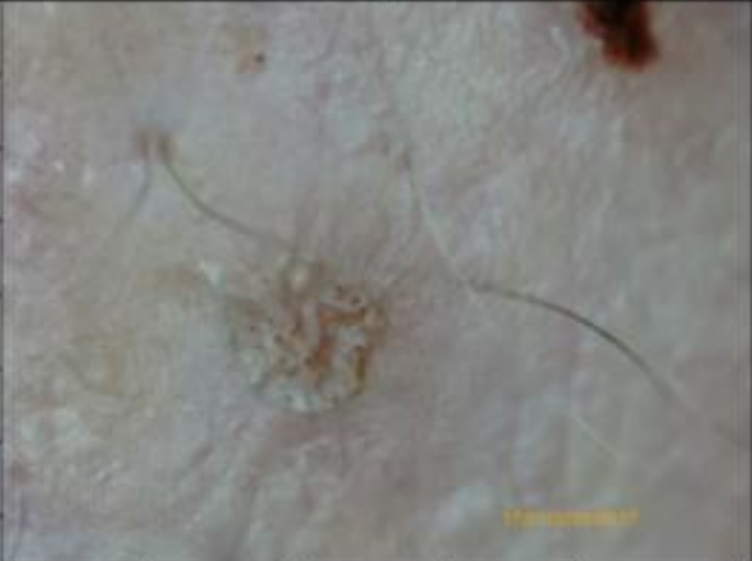
#> input picture lb1/task-2/medic-1.png, 752 x 561 px
$ python main-3.py
#> lines starting #> are read from the running program, lines starting #| are printed output that depends on the picture
import cv2
from matplotlib import pyplot as plt
from skimage.transform import rescale
from skimage.util import random_noise
from skimage.filters import median, gaussian
from skimage.morphology import disk


img1 = cv2.imread('medic-1.png', cv2.IMREAD_GRAYSCALE)
#> img1: shape (561, 752); min 0, max 176, mean 133.4
# img1 = rescale(img1, 0.15)

img_ns = random_noise(img1, mode='speckle', mean=0.1)
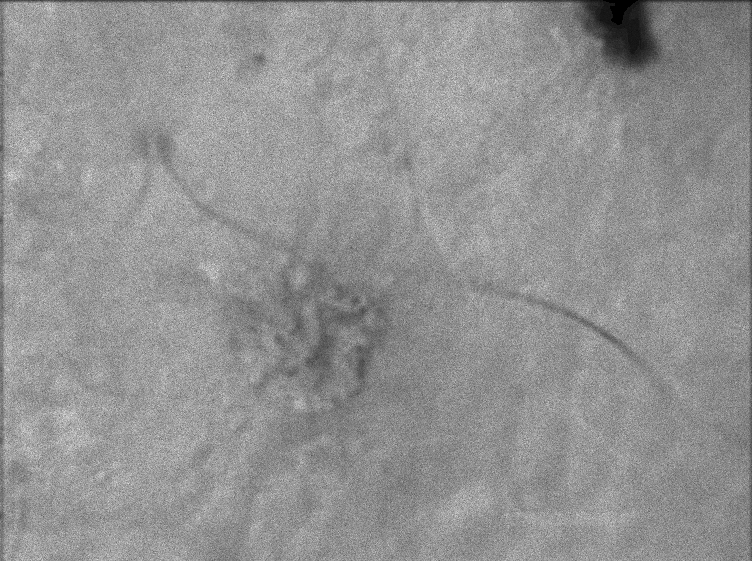
#> img_ns: shape (561, 752) float64; min 0, max 0.923, mean 0.576

img_m3 = median(img_ns, disk(3))
img_m9 = median(img_ns, disk(9))

img_g1 = gaussian(img_ns, 1)
img_g3 = gaussian(img_ns, 3)


plt.subplot(3, 2, 1)
plt.imshow(img1, cmap='grey')
plt.axis('off')
plt.title("Оригінал")

plt.subplot(3, 2, 2)
plt.imshow(img_ns, cmap='grey')
plt.axis('off')
plt.title("Шумне зображення")

plt.subplot(3, 2, 3)
plt.imshow(img_m3, cmap='grey')
plt.axis('off')
plt.title("Медіана (3)")

plt.subplot(3, 2, 4)
plt.imshow(img_m9, cmap='grey')
plt.axis('off')
plt.title("Медіана (9)")

plt.subplot(3, 2, 5)
plt.imshow(img_g1, cmap='grey')
plt.axis('off')
plt.title("Гаус (1)")

plt.subplot(3, 2, 6)
plt.imshow(img_g3, cmap='grey')
plt.axis('off')
plt.title("Гаус (3)")

plt.tight_layout()
plt.show()

$ run again, with lb1/task-2/medic-2.png copied over lb1/task-2/medic-1.png
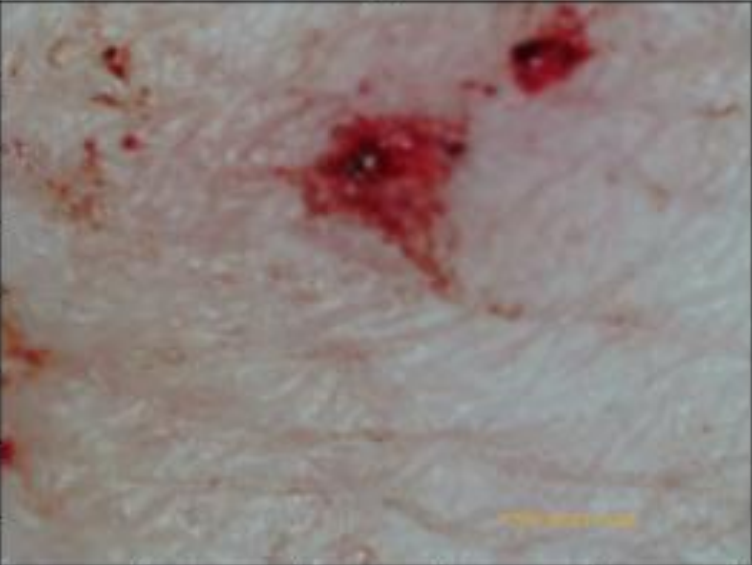
#> input picture lb1/task-2/medic-2.png, 752 x 565 px
#> `img1 = cv2.imread('medic-1.png', cv2.IMREAD_GRAYSCALE)`:
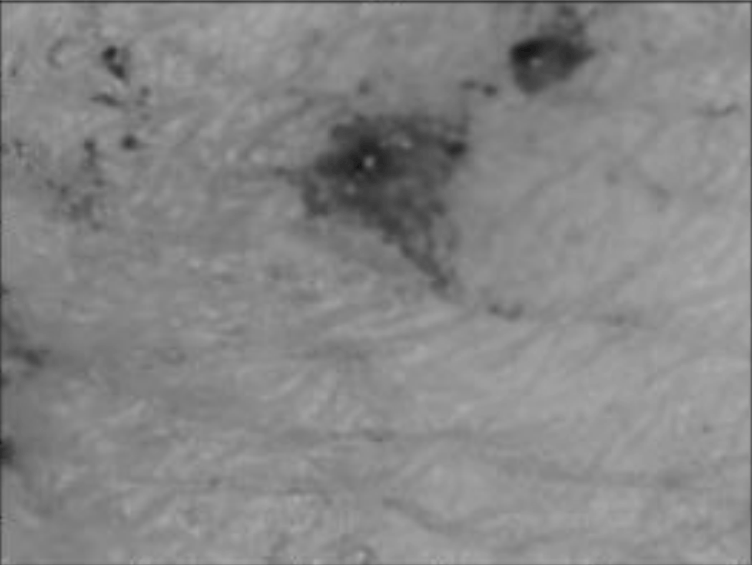
#> img1: shape (565, 752); min 21, max 173, mean 133.9
#> `img_ns = random_noise(img1, mode='speckle', mean=0.1)`:
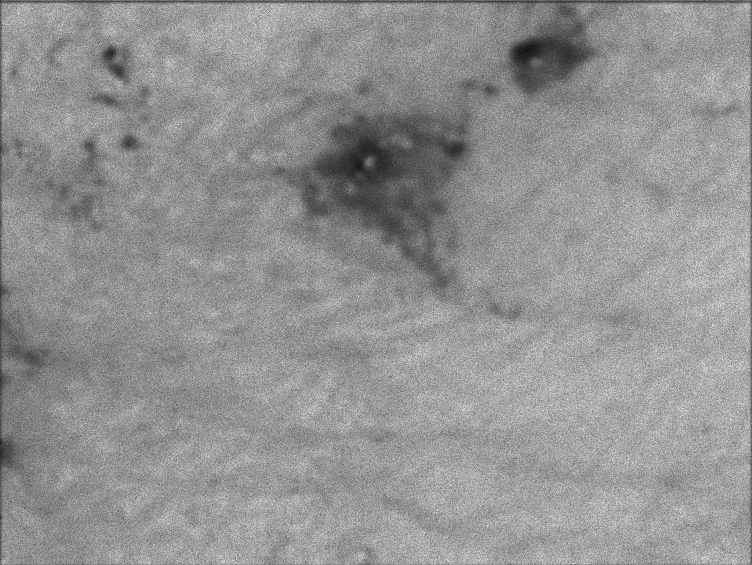
#> img_ns: shape (565, 752) float64; min 0.0731, max 0.942, mean 0.578
